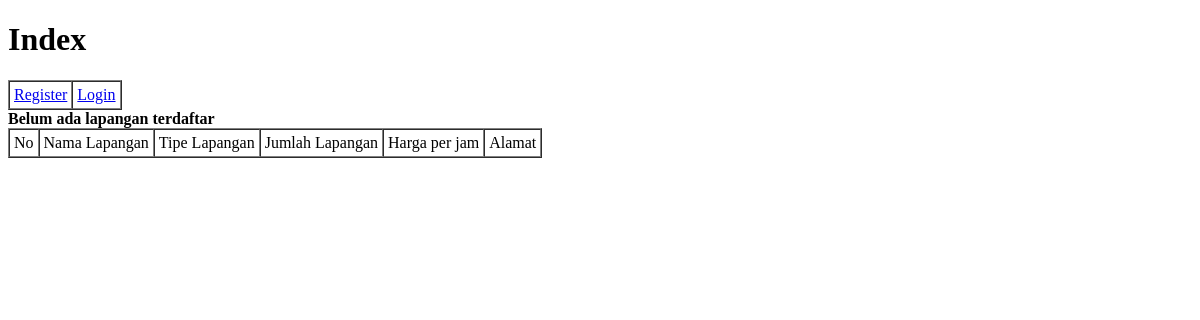
Before: / with the older database file.
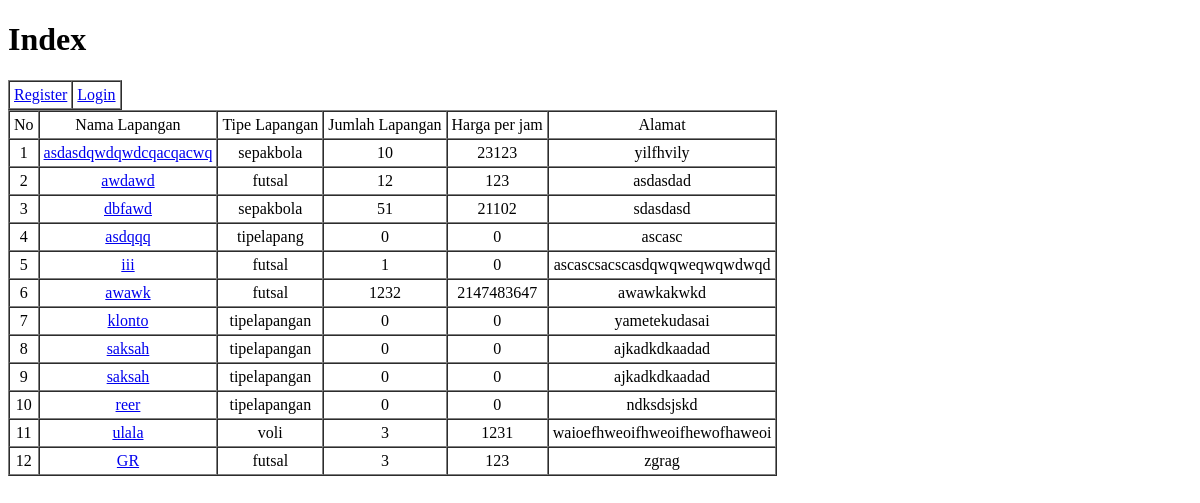
After: the same page with the newer database file.
### tables this page shows
CREATE TABLE IF NOT EXISTS `lapangan` (
  `id_lapangan` int(5) NOT NULL,
  `id_penyedia` int(10) NOT NULL,
  `nama_lapangan` varchar(30) NOT NULL,
  `alamat_lapangan` text NOT NULL,
  `harga_lapangan` int(6) NOT NULL,
  `tipe_lapangan` text NOT NULL,
  `jumlah_lapangan` int(2) NOT NULL,
  `rating` int(1) DEFAULT NULL
);

### index.php (the view)
	<!DOCTYPE HTML>
<?php
	include 'connect.php';
?>
<html lang="en">
<head>
	<h1>Index</h1>
</head>
<body>
<table border="1" cellspacing="0" cellpadding="4">
	<tr style="text-align:center;background-color:#ffffff">
		<?php
			if(isset($_SESSION['login_user'])){
				echo "<td><a href='profile.php'>$login_session</a></td>";
				echo "<td><a href='logout.php'>Logout</a></td>";
				echo "<td><a href='penyediaan.php'>Penyediaan</a></td>";
			}else{
				echo "<td><a href='register.php'>Register</a></td>";
				echo "<td><a href='login.php'>Login</a></td>";
			}
		?>
	</tr>
</table>
<table border="1" cellspacing="0" cellpadding="4">
 <tr style="text-align:center;background-color:#ffffff">
  <td>No</td>
  <td>Nama Lapangan</td>
  <td>Tipe Lapangan</td>
  <td>Jumlah Lapangan</td>
  <td>Harga per jam</td>
  <td>Alamat</td>
 </tr>
  <?php
  $no = 1;
  $data = mysqli_query($connect, "SELECT * FROM lapangan") or die (mysqli_error());
       if(mysqli_num_rows($data) == 0){
    echo "<b>Belum ada lapangan terdaftar</b>";
    }else{
      while($hasil = mysqli_fetch_assoc($data)):?>
 <tr style="text-align:center">
  <td><?php echo $no?></td>
  <td><a href='lapangan.php?p=<?php echo $hasil['id_lapangan'] ?>'><?php echo $hasil['nama_lapangan'] ?></a></td>
  <td><?php echo $hasil['tipe_lapangan'] ?></td>
  <td><?php echo $hasil['jumlah_lapangan'] ?></td>
  <td><?php echo $hasil['harga_lapangan'] ?></td>
  <td><?php echo $hasil['alamat_lapangan'] ?></td>
 </tr>
 <?php
 $no++;
  endwhile;
  }
 ?>
</table>
</body>

Changed rows visible on the page:
added lapangan: nama_lapangan "asdasdqwdqwdcqacqacwq", tipe_lapangan "sepakbola", jumlah_lapangan "10", harga_lapangan "23123", alamat_lapangan "yilfhvily"
added lapangan: nama_lapangan "awdawd", tipe_lapangan "futsal", jumlah_lapangan "12", harga_lapangan "123", alamat_lapangan "asdasdad"
added lapangan: nama_lapangan "dbfawd", tipe_lapangan "sepakbola", jumlah_lapangan "51", harga_lapangan "21102", alamat_lapangan "sdasdasd"
added lapangan: nama_lapangan "asdqqq", tipe_lapangan "tipelapang", jumlah_lapangan "0", harga_lapangan "0", alamat_lapangan "ascasc"
added lapangan: nama_lapangan "iii", tipe_lapangan "futsal", jumlah_lapangan "1", harga_lapangan "0", alamat_lapangan "ascascsacscasdqwqweqwqwdwqd"
added lapangan: nama_lapangan "awawk", tipe_lapangan "futsal", jumlah_lapangan "1232", harga_lapangan "2147483647", alamat_lapangan "awawkakwkd"
added lapangan: nama_lapangan "klonto", tipe_lapangan "tipelapangan", jumlah_lapangan "0", harga_lapangan "0", alamat_lapangan "yametekudasai"
added lapangan: nama_lapangan "saksah", tipe_lapangan "tipelapangan", jumlah_lapangan "0", harga_lapangan "0", alamat_lapangan "ajkadkdkaadad"
added lapangan: nama_lapangan "saksah", tipe_lapangan "tipelapangan", jumlah_lapangan "0", harga_lapangan "0", alamat_lapangan "ajkadkdkaadad"
added lapangan: nama_lapangan "reer", tipe_lapangan "tipelapangan", jumlah_lapangan "0", harga_lapangan "0", alamat_lapangan "ndksdsjskd"
added lapangan: nama_lapangan "ulala", tipe_lapangan "voli", jumlah_lapangan "3", harga_lapangan "1231", alamat_lapangan "waioefhweoifhweoifhewofhaweoi"
added lapangan: nama_lapangan "GR", tipe_lapangan "futsal", jumlah_lapangan "3", harga_lapangan "123", alamat_lapangan "zgrag"
Other visible differences:
text no longer shown: "Belum ada lapangan terdaftar"
